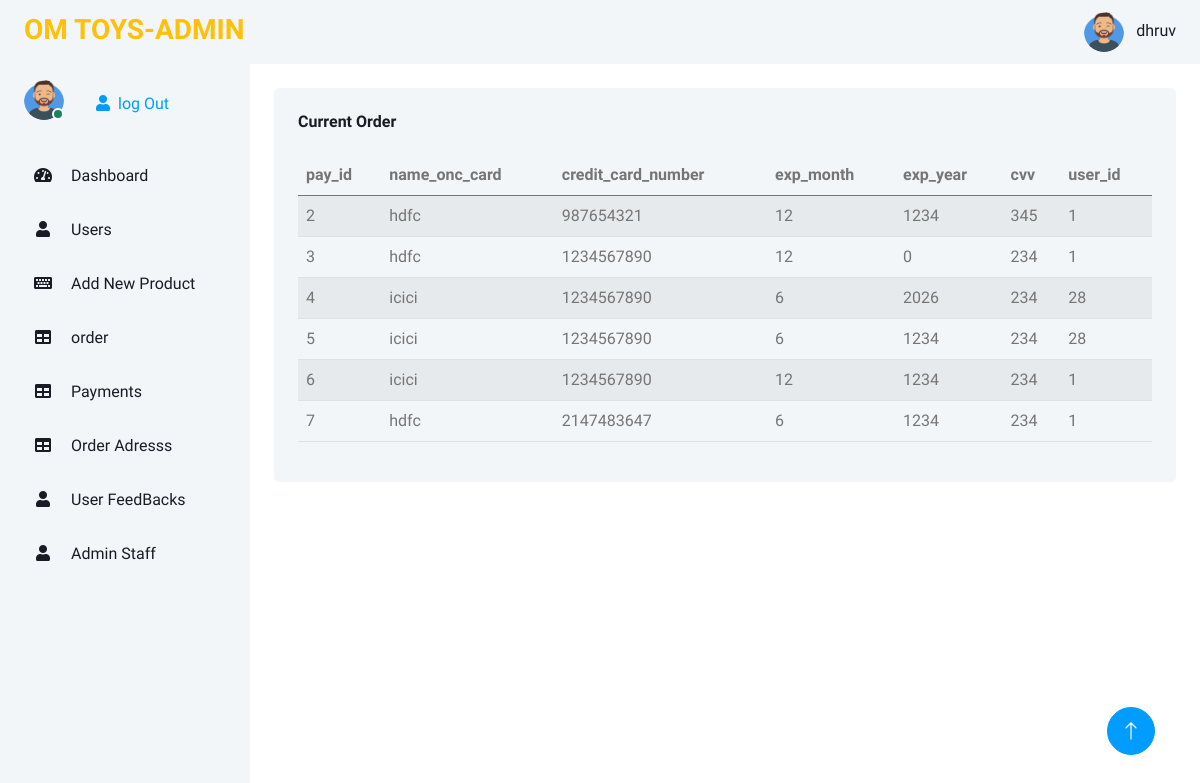
Screenshot of /admin/payment.php (signed in) with the database file from the repository.
### tables this page shows
CREATE TABLE `payment` (
  `pay_id` int(100) NOT NULL,
  `name_onc_card` varchar(100) NOT NULL,
  `credit_card_number` int(100) NOT NULL,
  `exp_month` int(100) NOT NULL,
  `exp_year` int(100) NOT NULL,
  `cvv` int(100) NOT NULL,
  `user_id` int(100) NOT NULL
);

### admin/payment.php (the view, shortened to what this page needs)
<?php
$con = mysqli_connect("localhost", "root", "", "ecoomerce");
$q = "select * from `payment`";
$rq = mysqli_query($con, $q);
$row = mysqli_fetch_assoc($rq);
?>
<!DOCTYPE html>
<html lang="en">
<head>
    <link href="https://cdnjs.cloudflare.com/ajax/libs/font-awesome/5.10.0/css/all.min.css" rel="stylesheet">
    <link href="https://cdn.jsdelivr.net/npm/bootstrap-icons@1.4.1/font/bootstrap-icons.css" rel="stylesheet">
    <link href="lib/owlcarousel/assets/owl.carousel.min.css" rel="stylesheet">
    <link href="lib/tempusdominus/css/tempusdominus-bootstrap-4.min.css" rel="stylesheet" />
    <link href="css/bootstrap.min.css" rel="stylesheet">
    <link href="css/style.css" rel="stylesheet">
</head>
<body>
    <div class="container-xxl position-relative bg-white d-flex p-0">
        <?php
        require 'saidPath.php';
        ?>
        <div class="content">
            <nav class="navbar navbar-expand bg-light navbar-light sticky-top px-4 py-0">
                <div class="navbar-nav align-items-center ms-auto">
                    <div class="nav-item ">
                        <a href="#" class="nav-link ">
                            <img class="rounded-circle me-lg-2" src="img/AVATAR.png" alt="" style="width: 40px; height: 40px;">
                            <span class="d-none d-lg-inline-flex"><?php echo $_SESSION['admin_name']; ?></span>
                        </a>
                    </div>
                </div>
            </nav>
            <div class="container-fluid pt-4 px-4">
                <div class="row g-4">
                    <div class="col-12">
                        <div class="bg-light rounded h-100 p-4">
                            <h6 class="mb-4"> Current Order </h6>
                            <div class="table-responsive">
                                <table class="table table-striped">
                                    <thead>
                                        <tr>
                                            <?php
                                            foreach ($row as $key => $value) {
                                            ?>
                                                <th scope="col"><?php echo $key; ?></th>
                                            <?php
                                            }
                                            ?>
                                        </tr>
                                    </thead>
                                    <tbody>
                                        <?php
                                        if (mysqli_num_rows($rq) > 0) {
                                            while ($row = mysqli_fetch_assoc($rq)) {
                                        ?>
                                                <tr>
                                                    <td><?php echo $row['pay_id']; ?></td>
                                                    <td><?php echo $row['name_onc_card']; ?></td>
                                                    <td><?php echo $row['credit_card_number']; ?></td>
                                                    <td><?php echo $row['exp_month']; ?></td>
                                                    <td><?php echo $row['exp_year']; ?></td>
                                                    <td><?php echo $row['cvv']; ?></td>
                                                    <td><?php echo $row['user_id']; ?></td>
                                                </tr>
                                        <?php
                                            }
                                        }
                                        ?>
                                    </tbody>
                                </table>
                            </div>
                        </div>
                    </div>
                </div>
            </div>
        </div>
        <a href="#" class="btn btn-lg btn-primary btn-lg-square back-to-top"><i class="bi bi-arrow-up"></i></a>
    </div>
</body>
</html>

### admin/css/style.css (style rules this page uses)
:root { --primary: #009CFF; --light: #F3F6F9; --dark: #191C24; --orange:rgb(211, 211, 63); }
.back-to-top { position: fixed; display: none; right: 45px; bottom: 45px; z-index: 99; }
.btn { transition: .5s; }
.btn.btn-primary { color: #FFFFFF; }
.btn-lg-square { width: 48px; height: 48px; }
.btn-square, .btn-sm-square, .btn-lg-square { padding: 0; display: inline-flex; align-items: center; justify-content: center; font-weight: normal; border-radius: 50px; }
.content { margin-left: 250px; min-height: 100vh; background: #FFFFFF; transition: 0.5s; }
@media (min-width: 992px) { .content { width: calc(100% - 250px); } }
.content .navbar .navbar-nav .nav-link { margin-left: 25px; padding: 12px 0; color: var(--dark); outline: none; }

### rows the page displays
payment: pay_id "2", name_onc_card "hdfc", credit_card_number "987654321", exp_month "12", exp_year "1234", cvv "345", user "1"
payment: pay_id "3", name_onc_card "hdfc", credit_card_number "1234567890", exp_month "12", exp_year "0", cvv "234", user "1"
payment: pay_id "4", name_onc_card "icici", credit_card_number "1234567890", exp_month "6", exp_year "2026", cvv "234", user "28"
payment: pay_id "5", name_onc_card "icici", credit_card_number "1234567890", exp_month "6", exp_year "1234", cvv "234", user "28"
payment: pay_id "6", name_onc_card "icici", credit_card_number "1234567890", exp_month "12", exp_year "1234", cvv "234", user "1"
payment: pay_id "7", name_onc_card "hdfc", credit_card_number "2147483647", exp_month "6", exp_year "1234", cvv "234", user "1"

### other values shown
$_SESSION['admin_name'] "dhruv"
$key "pay_id"
$key "name_onc_card"
$key "credit_card_number"
$key "exp_month"
$key "exp_year"
$key "cvv"
$key "user_id"
